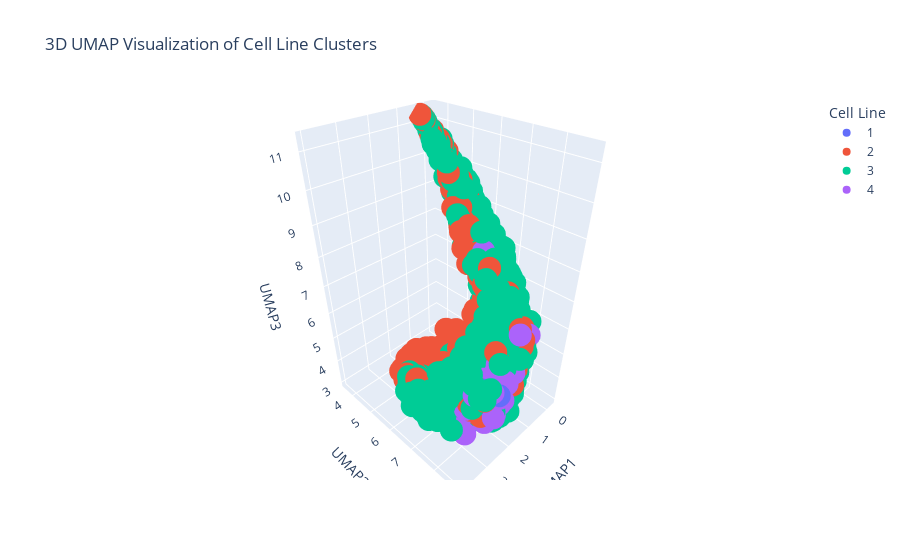

Source (notebook cell):
### Code cell
# Apply UMAP with 3 components
umap_3d = UMAP(n_components=3, random_state=42)
umap_results_3d = umap_3d.fit_transform(all_matrices)

# 3D Visualization
df_umap_3d = pd.DataFrame(umap_results_3d, columns=['UMAP1', 'UMAP2', 'UMAP3'])
df_umap_3d['Label'] = labels

fig = px.scatter_3d(
    df_umap_3d, x='UMAP1', y='UMAP2', z='UMAP3',
    color=df_umap_3d['Label'].astype(str),
    title='3D UMAP Visualization of Cell Line Clusters',
    labels={'color': 'Cell Line'}
)

fig.show()

### Figure 1 — Plotly figure (JSON) as saved in the notebook; plotly's stock layout.template omitted (floating-point values rounded to 4 significant figures; data arrays with more than 128 entries replaced by an {"elided": "..."} marker saying what was removed)
{"data": [{"hovertemplate": "Cell Line=1<br>UMAP1=%{x}<br>UMAP2=%{y}<br>UMAP3=%{z}<extra></extra>", "legendgroup": "1", "marker": {"color": "#636efa", "symbol": "circle"}, "mode": "markers", "name": "1", "scene": "scene", "showlegend": true, "type": "scatter3d", "x": [2.23, 1.935, 2.047, 1.544, 2.219, 2.24, 2.876, 2.741, 2.012, 2.219, 1.861, 2.299, 1.893, 2.301, 2.276, 2.863, 2.535, 2.056, 2.295, 2.548, 2.568, 2.661, 2.27, 2.502], "y": [8.275, 8.215, 8.249, 8.153, 8.09, 8.34, 7.524, 7.519, 8.381, 8.627, 7.763, 8.377, 8.237, 8.409, 8.449, 6.862, 8.271, 8.517, 8.366, 8.07, 8.394, 8.218, 8.406, 8.327], "z": [4.313, 4.674, 4.504, 4.993, 4.228, 4.334, 4.276, 4.111, 4.567, 4.936, 4.523, 4.52, 5.368, 4.258, 4.369, 4.234, 5.135, 4.619, 4.349, 4.345, 4.697, 4.371, 4.424, 4.18]}, {"hovertemplate": "Cell Line=2<br>UMAP1=%{x}<br>UMAP2=%{y}<br>UMAP3=%{z}<extra></extra>", "legendgroup": "2", "marker": {"color": "#EF553B", "symbol": "circle"}, "mode": "markers", "name": "2", "scene": "scene", "showlegend": true, "type": "scatter3d", "x": {"elided": "917 float values"}, "y": {"elided": "917 float values"}, "z": {"elided": "917 float values"}}, {"hovertemplate": "Cell Line=3<br>UMAP1=%{x}<br>UMAP2=%{y}<br>UMAP3=%{z}<extra></extra>", "legendgroup": "3", "marker": {"color": "#00cc96", "symbol": "circle"}, "mode": "markers", "name": "3", "scene": "scene", "showlegend": true, "type": "scatter3d", "x": {"elided": "1622 float values"}, "y": {"elided": "1622 float values"}, "z": {"elided": "1622 float values"}}, {"hovertemplate": "Cell Line=4<br>UMAP1=%{x}<br>UMAP2=%{y}<br>UMAP3=%{z}<extra></extra>", "legendgroup": "4", "marker": {"color": "#ab63fa", "symbol": "circle"}, "mode": "markers", "name": "4", "scene": "scene", "showlegend": true, "type": "scatter3d", "x": [2.06, 2.949, 3.048, 1.479, 0.5497, 2.149, 1.427, 2.621, 2.01, 2.041, 0.992, 0.2418, 1.039, 2.228, 0.6482, 0.4226, 3.069, 1.919, 2.168, 0.8065, 2.024, 1.829, 2.169, 2.682, 2.993, 2.394, 0.3242, 0.9162, 1.222, 2.231, 3.245, 2.093, 2.531, 2.284, 2.905, 0.7626, 2.637, 2.523, 2.843, 2.501, 1.611, 2.588, 2.544, 2.666, 2.657, 2.756, 2.91, 1.869], "y": [8.286, 7.864, 7.907, 8.528, 6.405, 8.054, 7.911, 8.201, 8.59, 8.597, 8.258, 5.181, 8.301, 8.665, 8.345, 6.748, 8.15, 8.585, 8.732, 7.094, 7.944, 8.575, 7.612, 7.77, 6.772, 8.533, 7.491, 7.923, 7.834, 8.671, 7.893, 7.62, 8.231, 7.8, 7.877, 8.103, 8.131, 8.389, 8.244, 8.727, 8.251, 8.765, 8.301, 8.52, 8.391, 7.51, 8.005, 8.209], "z": [5.438, 4.051, 3.995, 5.212, 7.962, 4.343, 4.748, 4.23, 5.115, 4.637, 5.312, 9.066, 6.241, 4.874, 6.025, 6.616, 3.612, 5.228, 4.786, 5.741, 4.811, 5.069, 4.144, 3.797, 4.086, 5.116, 5.427, 5.34, 4.584, 4.623, 3.879, 4.459, 3.981, 5.374, 4.111, 6.104, 4.256, 4.521, 5.134, 4.483, 4.98, 4.44, 4.031, 4.093, 5.061, 4.265, 4.427, 5.594]}], "layout": {"legend": {"title": {"text": "Cell Line"}, "tracegroupgap": 0}, "scene": {"domain": {"x": [0, 1], "y": [0, 1]}, "xaxis": {"title": {"text": "UMAP1"}}, "yaxis": {"title": {"text": "UMAP2"}}, "zaxis": {"title": {"text": "UMAP3"}}}, "title": {"text": "3D UMAP Visualization of Cell Line Clusters"}}}
